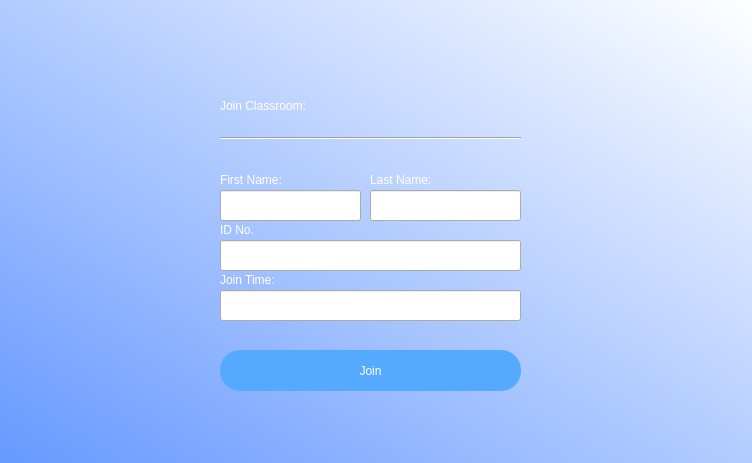
<?xml version="1.0" encoding="UTF-8"?>
<ui version="4.0">
 <class>Dialog</class>
 <widget class="QDialog" name="Dialog">
  <property name="geometry">
   <rect>
    <x>0</x>
    <y>0</y>
    <width>752</width>
    <height>463</height>
   </rect>
  </property>
  <property name="windowTitle">
   <string>Dialog</string>
  </property>
  <widget class="QWidget" name="bgwidget" native="true">
   <property name="geometry">
    <rect>
     <x>0</x>
     <y>0</y>
     <width>761</width>
     <height>471</height>
    </rect>
   </property>
   <property name="styleSheet">
    <string notr="true">QWidget#bgwidget{
background-color:qlineargradient(spread:reflect, x1:0, y1:1, x2:1, y2:0.006, stop:0 rgba(101, 152, 255, 255), stop:1 rgba(255, 255, 255, 255));}</string>
   </property>
   <widget class="QLabel" name="label">
    <property name="geometry">
     <rect>
      <x>220</x>
      <y>80</y>
      <width>291</width>
      <height>51</height>
     </rect>
    </property>
    <property name="styleSheet">
     <string notr="true">font: 75 28pt &quot;MS Shell Dlg 2&quot;;color:rgb(255, 255, 255)</string>
    </property>
    <property name="text">
     <string>Join Classroom:</string>
    </property>
   </widget>
   <widget class="QPushButton" name="join">
    <property name="geometry">
     <rect>
      <x>220</x>
      <y>350</y>
      <width>301</width>
      <height>41</height>
     </rect>
    </property>
    <property name="styleSheet">
     <string notr="true">border-radius:20px;
background-color:rgb(85, 170, 255);
font: 12pt &quot;MS Shell Dlg 2&quot;;
color:rgb(255, 255, 255)
</string>
    </property>
    <property name="text">
     <string>Join</string>
    </property>
   </widget>
   <widget class="Line" name="line">
    <property name="geometry">
     <rect>
      <x>220</x>
      <y>130</y>
      <width>301</width>
      <height>16</height>
     </rect>
    </property>
    <property name="orientation">
     <enum>Qt::Horizontal</enum>
    </property>
   </widget>
   <widget class="QLabel" name="error">
    <property name="geometry">
     <rect>
      <x>220</x>
      <y>330</y>
      <width>301</width>
      <height>16</height>
     </rect>
    </property>
    <property name="styleSheet">
     <string notr="true">color: red</string>
    </property>
    <property name="text">
     <string/>
    </property>
   </widget>
   <widget class="QLabel" name="label_10">
    <property name="geometry">
     <rect>
      <x>220</x>
      <y>170</y>
      <width>71</width>
      <height>20</height>
     </rect>
    </property>
    <property name="styleSheet">
     <string notr="true">font: 8pt &quot;MS Shell Dlg 2&quot;;color:rgb(255, 255, 255)</string>
    </property>
    <property name="text">
     <string>First Name:</string>
    </property>
   </widget>
   <widget class="QLineEdit" name="firstnamefield">
    <property name="geometry">
     <rect>
      <x>220</x>
      <y>190</y>
      <width>141</width>
      <height>31</height>
     </rect>
    </property>
    <property name="styleSheet">
     <string notr="true">font: 10pt &quot;MS Shell Dlg 2&quot;;</string>
    </property>
   </widget>
   <widget class="QLabel" name="label_11">
    <property name="geometry">
     <rect>
      <x>370</x>
      <y>170</y>
      <width>71</width>
      <height>20</height>
     </rect>
    </property>
    <property name="styleSheet">
     <string notr="true">font: 8pt &quot;MS Shell Dlg 2&quot;;color:rgb(255, 255, 255)</string>
    </property>
    <property name="text">
     <string>Last Name:</string>
    </property>
   </widget>
   <widget class="QLineEdit" name="lastnamefield">
    <property name="geometry">
     <rect>
      <x>370</x>
      <y>190</y>
      <width>151</width>
      <height>31</height>
     </rect>
    </property>
    <property name="styleSheet">
     <string notr="true">font: 10pt &quot;MS Shell Dlg 2&quot;;</string>
    </property>
   </widget>
   <widget class="QLineEdit" name="idnofield">
    <property name="geometry">
     <rect>
      <x>220</x>
      <y>240</y>
      <width>301</width>
      <height>31</height>
     </rect>
    </property>
    <property name="styleSheet">
     <string notr="true">font: 10pt &quot;MS Shell Dlg 2&quot;;</string>
    </property>
   </widget>
   <widget class="QLabel" name="label_20">
    <property name="geometry">
     <rect>
      <x>220</x>
      <y>220</y>
      <width>71</width>
      <height>20</height>
     </rect>
    </property>
    <property name="styleSheet">
     <string notr="true">font: 8pt &quot;MS Shell Dlg 2&quot;;color:rgb(255, 255, 255)</string>
    </property>
    <property name="text">
     <string>ID No.</string>
    </property>
   </widget>
   <widget class="QLineEdit" name="timefield">
    <property name="geometry">
     <rect>
      <x>220</x>
      <y>290</y>
      <width>301</width>
      <height>31</height>
     </rect>
    </property>
    <property name="styleSheet">
     <string notr="true">font: 10pt &quot;MS Shell Dlg 2&quot;;</string>
    </property>
   </widget>
   <widget class="QLabel" name="label_21">
    <property name="geometry">
     <rect>
      <x>220</x>
      <y>270</y>
      <width>71</width>
      <height>20</height>
     </rect>
    </property>
    <property name="styleSheet">
     <string notr="true">font: 8pt &quot;MS Shell Dlg 2&quot;;color:rgb(255, 255, 255)</string>
    </property>
    <property name="text">
     <string>Join Time:</string>
    </property>
   </widget>
  </widget>
 </widget>
 <resources/>
 <connections/>
</ui>
